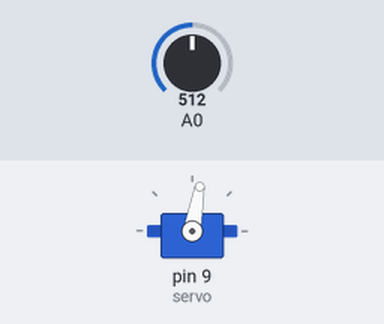
This sketch was run on a simulated Arduino Uno, built with avr-gcc and run on an emulated ATmega328P. Shown: servo. Inputs (shaded band) come from the test bench; at power-on: A0 = 512. What the sketch prints to the serial monitor is not drawn.

Above: at 1.3 s.
1.4 s: A0 set to 489
At 2.3 s:
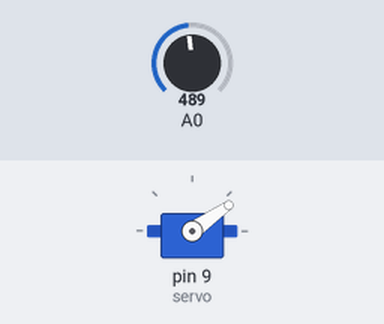
2.9 s: A0 set to 255
4.4 s: A0 set to 224
At 4.61 s:
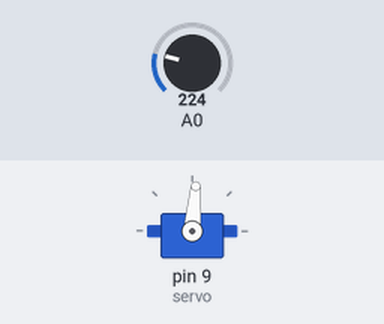
7.5 s: A0 set to 250
At 8.7 s:
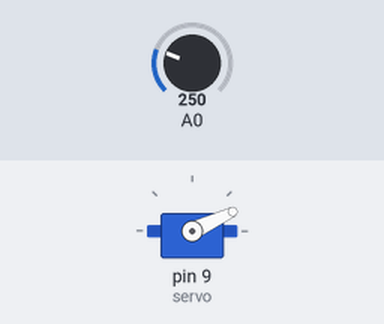
9.0 s: A0 set to 230
At 9.23 s:
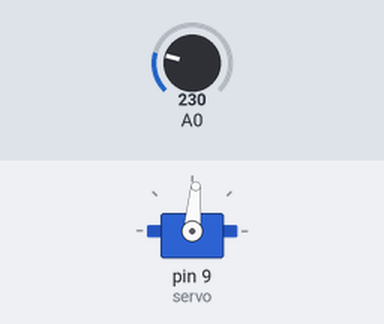
Timing chart, 0 to 13.1 s (numbered marks = the images above; inputs shaded):
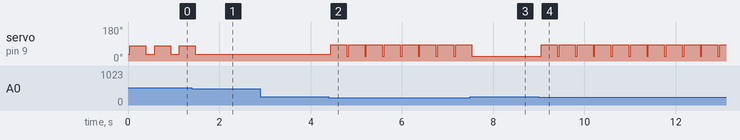

The sketch:

chrome_dino.ino
```cpp
#include <Servo.h>

Servo servo;

void setup() {
  Serial.begin(9600);
  servo.attach(9);
  servo.write(35);
}

void loop() {
  int is_obstacle_light = analogRead(A0);
  delay(40);
  Serial.println(is_obstacle_light);

  if ((is_obstacle_light > 500) && is_obstacle_light < 720)
  {
    Serial.println("[아침] 장애물 감지");
    servo.write(80);
    delay(350);
    servo.write(35);
    delay(150);
  }
  if ((is_obstacle_light < 240) && is_obstacle_light > 150)
  {
    Serial.println("[밤] 장애물 감지");
    servo.write(85);
    delay(350);
    servo.write(25);
  }
    // servo.write(85);
    // delay(350);
    // servo.write(30);
    // delay(1000);
}
```

Measured:
- the behaviour switches between 501 and 500 on A0 (found by bisection; images 0 and 1)
- the behaviour switches between 240 and 239 on A0 (found by bisection; images 1 and 2)
- after the input at 1.4 s, servo on pin 9 (servo): goes on until 1.5 s, then stays 35°
- after the input at 2.9 s, every drawn part: stays the same
- after the input at 4.4 s, servo on pin 9 (servo): alternates 85° for 0.35 s and 25° for 0.04 s, starting at once
- after the input at 7.5 s, servo on pin 9 (servo): goes on until 7.5 s, then stays 25°
- after the input at 9.0 s, servo on pin 9 (servo): alternates 85° for 0.35 s and 25° for 0.04 s, starting after 0.06 s
- by itself, servo on pin 9 (servo): alternates 80° for 0.35 s and 35° for 0.19 s
